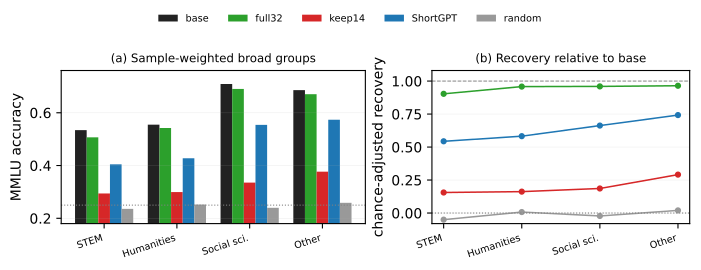

Python code for this plot:
#!/usr/bin/env python3
"""Broad-domain MMLU accuracy and chance-adjusted recovery for Paper B."""
import json
from pathlib import Path

import matplotlib
matplotlib.use("Agg")
matplotlib.rcParams["pdf.fonttype"] = 42
matplotlib.rcParams["ps.fonttype"] = 42
import matplotlib.pyplot as plt
import numpy as np

HERE = Path(__file__).resolve().parent
PAPER_DIR = HERE.parent
REPO_DIR = PAPER_DIR.parent
DATA_DIR = PAPER_DIR / "data" if (PAPER_DIR / "data").exists() else REPO_DIR / "data"
RAW = DATA_DIR / "raw" / "olmo2_downstream_results"
OUT = HERE / "fig_domain_recovery.pdf"

FILES = {
    "base": RAW / "7B_base_full_know" / "summary.json",
    "full32": RAW / "7B_full32_step25000_know" / "summary.json",
    "keep14": RAW / "7B_keep14_step200000_know" / "summary.json",
    "ShortGPT": RAW / "7B_shortgpt16_step200000_know" / "summary.json",
    "random": RAW / "7B_scratch16L_step200000_know" / "summary.json",
}

GROUPS = {
    "STEM": ["abstract_algebra", "anatomy", "astronomy", "college_biology", "college_chemistry", "college_computer_science", "college_mathematics", "college_medicine", "college_physics", "computer_security", "conceptual_physics", "electrical_engineering", "elementary_mathematics", "high_school_biology", "high_school_chemistry", "high_school_computer_science", "high_school_mathematics", "high_school_physics", "high_school_statistics", "machine_learning", "medical_genetics", "professional_medicine", "virology"],
    "Humanities": ["formal_logic", "high_school_european_history", "high_school_us_history", "high_school_world_history", "international_law", "jurisprudence", "logical_fallacies", "moral_disputes", "moral_scenarios", "philosophy", "prehistory", "professional_law", "world_religions"],
    "Social sci.": ["econometrics", "high_school_geography", "high_school_government_and_politics", "high_school_macroeconomics", "high_school_microeconomics", "high_school_psychology", "human_sexuality", "professional_psychology", "public_relations", "security_studies", "sociology", "us_foreign_policy"],
    "Other": ["business_ethics", "clinical_knowledge", "global_facts", "human_aging", "management", "marketing", "miscellaneous", "nutrition", "professional_accounting"],
}

def load(path):
    return json.loads(path.read_text())["tasks"]["mmlu"]["subjects"]

def weighted(subjects, names):
    correct = sum(subjects[s]["n_correct_acc"] for s in names)
    total = sum(subjects[s]["n"] for s in names)
    return correct / total

data = {name: load(path) for name, path in FILES.items()}
models = list(FILES)
groups = list(GROUPS)
accuracy = {m: [weighted(data[m], GROUPS[g]) for g in groups] for m in models}
recovery = {
    m: [(accuracy[m][i] - 0.25) / (accuracy["base"][i] - 0.25) for i in range(len(groups))]
    for m in models if m != "base"
}

colors = {"base": "#222222", "full32": "#2ca02c", "keep14": "#d62728", "ShortGPT": "#1f77b4", "random": "#999999"}
fig, (ax1, ax2) = plt.subplots(1, 2, figsize=(7.1, 2.65), gridspec_kw={"width_ratios": [1.18, 1.0]})
x = np.arange(len(groups))
w = 0.16
for i, m in enumerate(models):
    ax1.bar(x + (i - 2) * w, accuracy[m], width=w, color=colors[m], label=m)
ax1.axhline(0.25, color="gray", ls=":", lw=0.8)
ax1.set_xticks(x)
ax1.set_xticklabels(groups, rotation=18, ha="right", fontsize=7)
ax1.set_ylim(0.18, 0.76)
ax1.set_ylabel("MMLU accuracy")
ax1.set_title("(a) Sample-weighted broad groups", fontsize=8.5)
ax1.grid(axis="y", alpha=0.18, lw=0.5)

for m in ["full32", "keep14", "ShortGPT", "random"]:
    ax2.plot(groups, recovery[m], marker="o", ms=3.5, lw=1.1, color=colors[m], label=m)
ax2.axhline(0, color="gray", ls=":", lw=0.8)
ax2.axhline(1, color="gray", ls="--", lw=0.7)
ax2.set_ylim(-0.08, 1.08)
ax2.set_ylabel("chance-adjusted recovery")
ax2.set_xticks(x)
ax2.set_xticklabels(groups, rotation=18, ha="right", fontsize=7)
ax2.set_title("(b) Recovery relative to base", fontsize=8.5)
ax2.grid(axis="y", alpha=0.18, lw=0.5)

handles, labels = ax1.get_legend_handles_labels()
fig.legend(handles, labels, ncol=5, loc="upper center", bbox_to_anchor=(0.5, 1.02), fontsize=7, frameon=False)
fig.tight_layout(rect=(0, 0, 1, 0.90))
fig.savefig(OUT, bbox_inches="tight")
print(f"wrote {OUT}")
